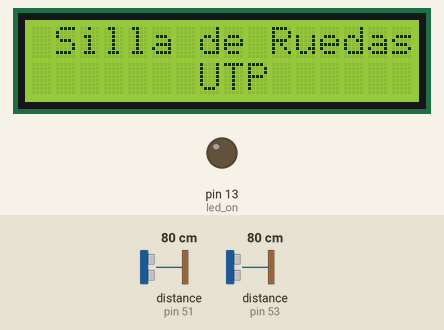
This sketch was run on a simulated Arduino Mega 2560, built with avr-gcc and run on an emulated ATmega2560. Parts: 16×2 character LCD, output pins drawn as LEDs (lit = HIGH). Wiring (inferred from the names in the program): 2 × ultrasonic range finder: trigger pin 50, echo pin 51 / trigger pin 52, echo pin 53. The test bench sets the inputs (shaded band); at power-on: distance to the obstacle (sensors on pin 51, pin 53) 80 cm. The echo pulse lasts 58.3 µs per cm; pins used as bus, display or sensor lines are not drawn.

Above: at 0.4 s.
At 3.5 s:
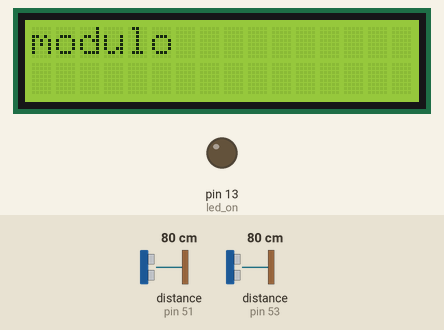
3.6 s: distance to the obstacle (sensor on pin 51) set to 23 cm
5.1 s: distance to the obstacle (sensor on pin 51) set to 18 cm
At 5.9 s:
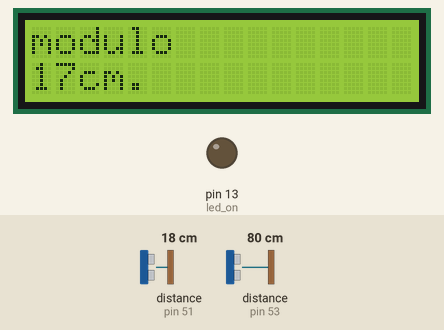
8.2 s: distance to the obstacle (sensor on pin 51) set to 120 cm
11.3 s: distance to the obstacle (sensor on pin 53) set to 23 cm
12.8 s: distance to the obstacle (sensor on pin 53) set to 19 cm
At 13.3 s:
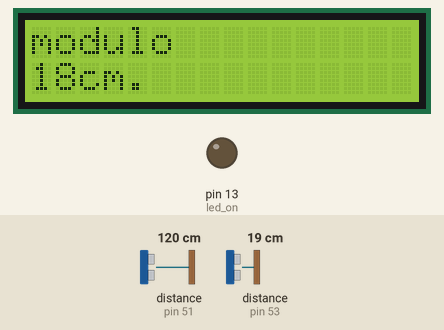
14.4 s: distance to the obstacle (sensor on pin 53) set to 35 cm
Timing chart, 0 to 16.9 s (numbered marks = the images above; inputs shaded):
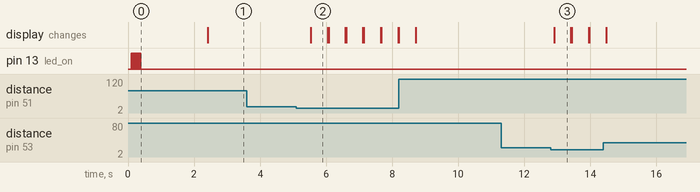

Measured:
- the behaviour switches between 21 and 20 cm on distance to the obstacle (sensor on pin 51) (found by bisection; images 1 and 2)
- after the input at 3.6 s, every drawn part: stays the same
- after the input at 5.1 s, the display: changes after 0.44 s (image 2)
- after the input at 11.3 s, every drawn part: stays the same
- after the input at 12.8 s, the display: changes after 0.11 s (image 3)
- what the display in image 2 shows lasts 0.6 s, from 5.5 s to 6.1 s

The sketch:

lcd_ultrasonido.ino
```cpp
/*
 * Displays text sent over the serial port (e.g. from the Serial Monitor) on
 * an attached LCD.
 * YWROBOT
 *Compatible with the Arduino IDE 1.0
 *Library version:1.1
 */

#define _OPEN_SYS_ITOA_EXT
#include <stdio.h>
#include <stdlib.h>
#include <math.h>
#include <Wire.h>
#include <LiquidCrystal_I2C.h>

//funciones
void parpadeo();
void enviar_lcd(unsigned long d);
unsigned long distancia (const char trig, const char echo);
void sensar(void);

//pines
//el sentido de asignacion de pines es de izquierda a derecha
//pines de sensores
const char echo1 = 53;
const char trig1 = 52;
const char echo2 = 51;
const char trig2 = 50;
const char led_on= 13;
/* otros pines:
 *  I2C0:  20 y 21 para el lcd
 *  UART0: 00 y 01 para la pc
 *  UART1: 19 y 18 para el modulo de voz
 *  UART2: 17 y 16 para el modulo bluetooh
 */
//variables
char DIR_I2C=0x27;//direccion del adress del I2C

// set the LCD address to 0x27 for a 16 chars and 2 line display
LiquidCrystal_I2C lcd(DIR_I2C,20,4);

void setup()
{
  //inicializar el lcd
  lcd.init();
  lcd.backlight();
  lcd.clear();
  lcd.print(" Silla de Ruedas ");
  lcd.setCursor(0,1);
  lcd.print("       UTP      ");

  //inicializar puerto serial usart
  Serial.begin(9600);
  Serial1.begin(9600);
  Serial2.begin(9600);

  //inicializar pines
  //inicializar pines del sistema
  pinMode(led_on , OUTPUT); //pin como salida
  digitalWrite(led_on , LOW);//Inicializamos el pin con 0
  //inicializar pines del sensor
  pinMode(trig1, OUTPUT); //pin como salida
  pinMode(echo1, INPUT );  //pin como entrada
  pinMode(trig2, OUTPUT); //pin como salida
  pinMode(echo2, INPUT );  //pin como entrada
  digitalWrite(trig1, LOW);//Inicializamos el pin con 0
  digitalWrite(trig2, LOW);//Inicializamos el pin con 0

  parpadeo();
  delay(2000);
}

void loop()
{
  lcd.clear();
  lcd.setCursor(0,0);
  lcd.print("modulo");
  sensar();
  delay(500);

}


void sensar(void){
  unsigned long d=0;
  unsigned long temp_d=99;
  unsigned long count=0;
  d=distancia(trig1,echo1);
  if(d<20){temp_d=d;}
  if(d>10){count=count+1;}
  while(d!=0){d=0;}
  d=distancia(trig2,echo2);
  if(d<20){if(temp_d>d){temp_d=d;}}
  if(d>10){count=count+2;}
  while(d!=0){d=0;}

  if(temp_d!=99){enviar_lcd(temp_d);}

  temp_d=99;
  while(count!=0){
    //parada
    count=0;
  }
}

unsigned long distancia (char trig, char echo){
  unsigned long t=0;
  unsigned long d=0;
  digitalWrite(trig, HIGH);
  digitalWrite(trig, HIGH);
  delayMicroseconds(12);          //Enviamos un pulso de 10us
  digitalWrite(trig, LOW);
  digitalWrite(trig, LOW);

  t = pulseInLong(echo, HIGH);
  delayMicroseconds(200); //8 pulsos que se necesitan para que se pueda volver a activar el trigger
  d=(t)*(346.13)/20000;
  t=0;
  return d;
}

void enviar_lcd(unsigned long d){ //envio de distancia a l lcd
  unsigned long temp_d=0;
  temp_d=d;
  lcd.setCursor(0,1);// quitar para mandar una posicion

  char buf [6]="";
  ultoa(temp_d,buf,10);
  for(char i=0;i<6;i++){
    if((buf[i]>=0x30) & (buf[i]<=0x39)){lcd.write(buf[i]);
  }}
  lcd.print("cm.");
  while(temp_d!=0){temp_d=0;}
  delay(10);
}


void parpadeo (void){
  for(char i=0;i<10;i++){
    digitalWrite(led_on, HIGH);
    delay(15);
    digitalWrite(led_on, LOW );
    delay(15);
  }
}
```
